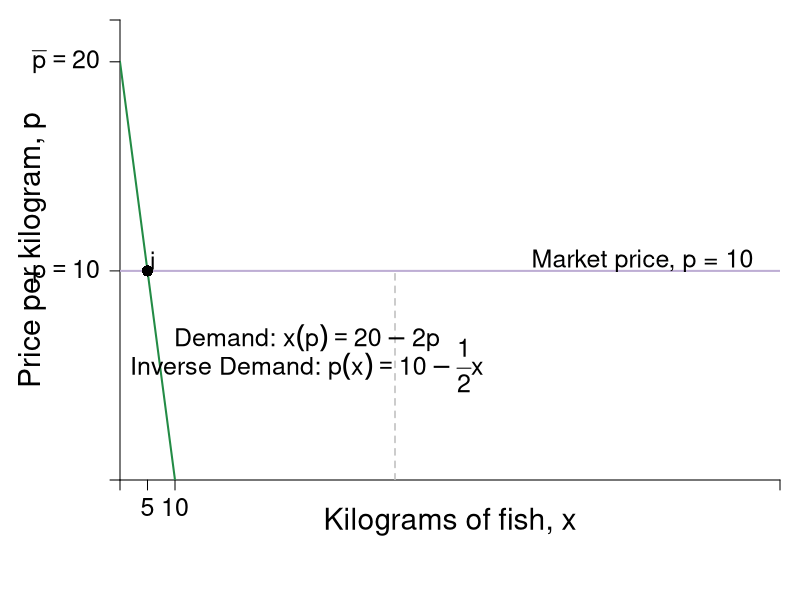

Write R code to recreate this figure.
require(shape)
pdf(file = "indmarketdemand/demand_market_indiv.pdf", width = 9, height = 7)

#Set parameters for graphics
pointsize <- 1.8
axislabelsize <- 1.8
labelsize <- 1.5
namesize <- 1.8
annotatesize <- 1.5
graphlinewidth <- 2
segmentlinewidth <- 1.5

COL <- c("#7fc97f", "#beaed4", "#fdc086", "#ffff99", "#386cb0", "#f0027f", "#bf5b17", "#666666")
COLA <- c("#99d8c9","#66c2a4","#41ae76", "#238b45", "#005824")
COLB <- c("#4eb3d3", "#2b8cbe", "#0868ac","#084081")

par(mar =  c(6, 6, 1, 1))

MarketD <- function(x, rmax = 20, xmax = 10, n = 10) {
  rmax - (rmax/(n*xmax))*x
}

mrsA <- function(x, rmax = 20, xmax = 10) {
  rmax - (rmax/xmax)*x
}

uA <- function(x, y, rmax = 20, xmax = 10) {
  y + rmax*x - (1/2)(rmax/xmax)*x^2
}

xlims <- c(0, 120)
ylims <- c(0, 22)

npts <- 501 
x <- seq(xlims[1], xlims[2], length.out = npts)
y <- seq(ylims[1], ylims[2], length.out = npts) 
a <- c(46.08, 55, 64)
b <- c(46.08, 55, 64)

plot(0, 0, xlim = xlims, ylim = ylims, type = "n",
     xlab = expression(paste("")),
     ylab = expression(paste("")), 
     xaxt = "n", 
     yaxt = "n", 
     cex.lab = axislabelsize, 
     bty = "n",
     xaxs="i", 
     yaxs="i")

# ticksy <- seq(from = 0, to = ylims[2], by = 2)
# ylabels <- seq(from = 0, to = ylims[2], by = 2)
# ticksx <- seq(from = 0, to = xlims[2], by = 2)
# xlabels <- seq(from = 0, to = xlims[2], by = 2)
ticksy <- c(0, 10, 20, ylims[2])
ylabels <- c(NA, expression(paste(p == 10)), expression(paste(bar(p) == 20)), NA)
ticksx <- c(0, 5, 10, xlims[2])
xlabels <- c(NA, expression(5), expression(paste(10)), NA)

axis(1, at = ticksx, pos = 0, labels = xlabels, cex.axis = labelsize)
axis(2, at = ticksy, pos = 0, labels = ylabels, las = 1, cex.axis = labelsize)

npts <- 500 
xx1 <- seq(xlims[1], xlims[2], length.out = npts)

#xpoly <- c(0, 10, 0)
#ypoly <- c(5, 5, 10)
#polygon(x = xpoly, y = ypoly, col = COL[4], density=NULL, border = NA)

#Lines for mrs graph
#lines(xx1, MarketD(xx1, rmax = 20, xmax = 10, n = 10), col = COLA[4], lwd = graphlinewidth)
lines(xx1, mrsA(xx1, rmax = 20, xmax = 10), col = COLA[4], lwd = graphlinewidth)

segments(0, 10, xlims[2], 10, lty = 1, col = COL[2] , lwd = graphlinewidth)
segments(50, 0, 50, 10, lty = 2, col = "gray" , lwd = segmentlinewidth)

#Label axes
#mtext(expression(paste("Quantity of fish in kilograms, ", x)), side=1, line = 2.5, cex = axislabelsize)

text(0.5*xlims[2], -2, expression(paste("Kilograms of fish, ", x)), xpd = TRUE, cex = axislabelsize) 
text(-16, 0.5*ylims[2], expression(paste("Price per kilogram, ", p)), xpd = TRUE, cex = axislabelsize, srt = 90) 

points(5, 10, pch = 16, col = "black", cex = 1.5)
text(6, 10.5, expression(i), cex = annotatesize)

#segments(4.11765, 6.17647, 5.88, 8.88, lty = 1, col = COL[2] , lwd = graphlinewidth)
text(95, 10.5, expression("Market price, p = 10"), cex = labelsize)
#text(7.3, 2.5, expression("Curve"))
#Arrows(7.3, 3.5, 7.3, 6.1, col = "black", lty = 1, lwd = 2, arr.type = "triangle", arr.lwd = 0.5)

#Label the iso-welfare functions for the HG, Aisha
# text(3.8, 1.5, expression(u[1]^A))
# text(4.6, 1.5, expression(u[2]^A))
# text(5.5, 1.5, expression(u[3]^A))
#text(6.6, 8.3, expression(u[4]^A))


#Label the indifference curves for the HG, Betty
# text(7.6, 17, expression(u[1]^B))
# text(6.75, 17, expression(u[2]^B))
# text(6, 17, expression(u[3]^B))
#text(3.4, 6.9, expression(v[4]^B))

#Label mrs function
text(34, 6.8, expression(paste("Demand: ", x(p) == 20 - 2*p)), cex = annotatesize)
text(34, 5.5, expression(paste("Inverse Demand: ", p(x) == 10 - frac(1,2)*x)), cex = annotatesize)
#Arrows(10, 7.5, 10, 5, col = "black", lty = 1, lwd = 2, arr.type = "triangle", arr.lwd = 0.5)

#Label satiation
#text(20, 3.5, expression(paste(x[max] == "Point")))
#text(20, 3, expression(paste("of Satiation")))
#Arrows(20, 2.5, 20, 0.5, col = "black", lty = 1, lwd = 2, arr.type = "triangle", arr.lwd = 0.5)

#Label highest willingness to pay
#text(5, 10, expression("Consumer Surplus"))
#text(5, 9, expression(paste(CS==frac(1, 2)*bgroup("(",r[max] - p,")")*x)))
#Arrows(5, 8.5, 5, 6, col = "black", lty = 1, lwd = 2, arr.type = "triangle", arr.lwd = 0.5)

dev.off()
